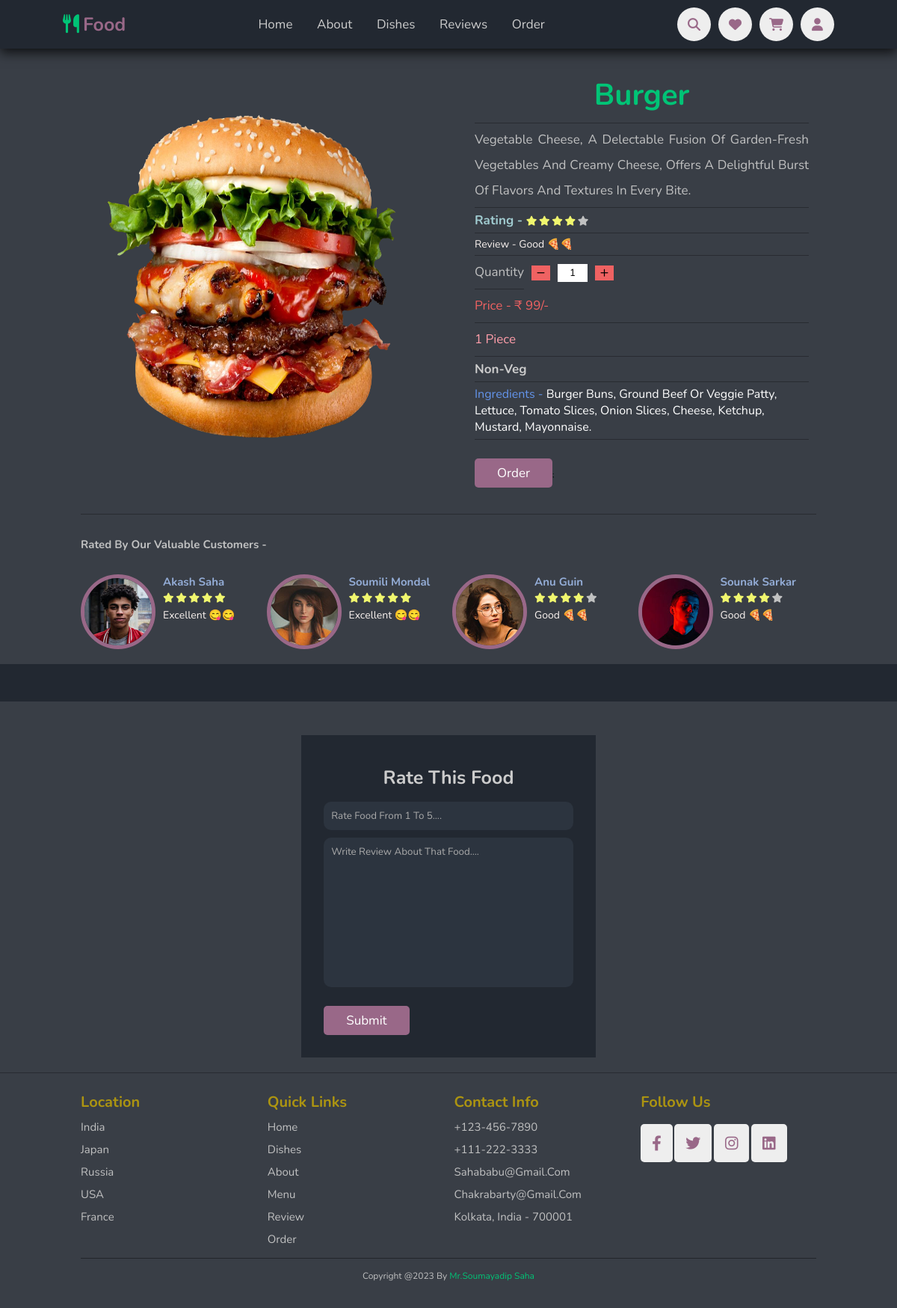
Page /Buy.php?id=7 on the committed database.
### tables this page shows
CREATE TABLE `dish` (
  `did` int(11) UNSIGNED NOT NULL,
  `dname` varchar(50) NOT NULL,
  `drating` int(5) NOT NULL,
  `dprice` double NOT NULL,
  `quantity` varchar(255) NOT NULL,
  `dcategory` int(11) UNSIGNED NOT NULL,
  `type` varchar(100) NOT NULL,
  `ingredients` varchar(255) NOT NULL,
  `is_featured` int(1) NOT NULL,
  `is_popular` int(1) NOT NULL,
  `dpicture` varchar(255) NOT NULL,
  `is_today` int(1) NOT NULL,
  `description` text NOT NULL
);

CREATE TABLE `rating` (
  `rid` int(10) UNSIGNED NOT NULL,
  `rnumber` int(10) NOT NULL,
  `cname` varchar(100) NOT NULL,
  `cdescription` text NOT NULL,
  `pname` varchar(100) NOT NULL,
  `picture` varchar(255) NOT NULL
);

### Buy.php (the view, shortened to what this page needs)
<?php
include './Partials/header.php';
if (isset($_GET['id'])) {
    $id     = $_GET['id'];
    $query  = "select * from dish where did='$id'";
    $result = mysqli_query($conn, $query);
    $dish   = mysqli_fetch_assoc($result);
}
?>
<?php
    $food_name     = $dish['dname'];
    $review_query  = "select * from rating where pname='$food_name' order by rnumber desc limit 8";
    $review_result = mysqli_query($conn, $review_query);
    $average_result = mysqli_query($conn, $review_query);
    $total_rows = mysqli_num_rows($average_result);
    $average    = 0;
    while ($review_rateing = mysqli_fetch_assoc($average_result)) {
        $average += $review_rateing['rnumber'];
    }
    if ($total_rows > 0)
        $average = $average / $total_rows;
    else
        $average = 0;
    $average = (int) $average;
?>
<section class="buy">
    <div class="box-container">
        <div class="image">
            <img src="./upload/<?= $dish['dpicture'] ?>" alt="">
        </div>
        <div class="details" style="display:grid;">
            <h1><?= $dish['dname'] ?></h1>
            <p><?= $dish['description'] ?></p>
            <?php if (mysqli_num_rows($review_result) > 0) { ?>
                    <?php if ($average == 4) { ?>
                        <div class="stars">
                            <span style="font-size: 1.7rem;color: #A1CCD1;font-weight:bold;">Rating - </span>
                            <i class="fas fa-star check"></i>
                            <i class="fas fa-star check"></i>
                            <i class="fas fa-star check"></i>
                            <i class="fas fa-star check"></i>
                            <i class="fas fa-star "></i>
                        </div>
                        <small>review - Good 🍕🍕</small>
                    <?php } ?>
            <?php } ?>
            <div class="quantity" style="display:flex; align-items:center; gap:1rem;">
                <p>quantity</p>
                <a class="minus" style="font-size:1.5rem; background:#EF6262;padding:0 .5rem;"> <i class="uil uil-minus"></i> </a>
                <input type="text" id="quan" value="1" name="quan" style="width: 40px;text-align: center;padding:.3rem .5rem;">
                <a style="font-size:1.5rem;background:#EF6262;padding:0 .5rem;" class="plus"> <i class="uil uil-plus"></i> </a>
            </div>
            <p style="color:#EF6262; fon-size:1.5rem">price - ₹ <span class="price"><?= $dish['dprice'] ?></span>/-</p>
            <p style="color:#FF9EAA; fon-size:1.4rem" ><span class="measure"><?= substr($dish['quantity'],0,1) ?></span> <?= substr($dish['quantity'], 2, strlen($dish['quantity'])) ?></p>
            <h3 style="font-size:1.7rem;color:#ccc; padding:.5rem 0; border-bottom:.1rem solid rgb(0, 0, 0, .3)"><?= $dish['type'] ?></h3>
            <small style="font-size:1.6rem;color:#fff; padding:.5rem 0; border-bottom:.1rem solid rgb(0, 0, 0, .3)"><span style="color:cornflowerblue">ingredients -</span> <?= $dish['ingredients'] ?></small>
            <div style="padding:.5rem 0;">
                <?php
                if (isset($_SESSION['user-id'])) { ?>
                    <a class="btn" id="open_order" style="width:fit-content;">Order</a>
                <?php } else { ?>
                    <a class="btn" onclick="alert('you must have to log in to place order')" style="width:fit-content;">Order</a>;
                <?php } ?>
            </div>
        </div>
    </div>
    <div class="review_product">
    <?php if (mysqli_num_rows($review_result) > 0) { ?>
        <h2>rated by our valuable customers - </h2>
        <div class="review_slide">
        <?php while ($review = mysqli_fetch_assoc($review_result)) { ?>
            <div class="user ">
                <img src="<?= ROOT_URL . 'upload/' . $review['picture'] ?>" alt=" ">
                <div class="user-info ">
                    <h3><?= $review['cname'] ?></h3>
                    <?php
                    $rating = $review['rnumber'];
                    ?>
                    <?php if ($rating == 4) { ?>
                        <div class="stars">
                            <i class="fas fa-star check"></i>
                            <i class="fas fa-star check"></i>
                            <i class="fas fa-star check"></i>
                            <i class="fas fa-star check"></i>
                            <i class="fas fa-star "></i>
                        </div>
                        <small>Good 🍕🍕</small>
                    <?php } ?>
                    <?php if ($rating == 5) { ?>
                        <div class="stars">
                            <i class="fas fa-star check"></i>
                            <i class="fas fa-star check"></i>
                            <i class="fas fa-star check"></i>
                            <i class="fas fa-star check"></i>
                            <i class="fas fa-star check"></i>
                        </div>
                        <small>Excellent 😋😋</small>
                    <?php } ?>
                </div>
            </div>
            <?php } ?>
        </div>
        <?php } ?>
    </div>
</section>
<section class="form_section">
        <div class="container form_container">
            <h2>Rate this Food</h2>
            <form action="./review-logic.php" method="post" enctype="multipart/form-data">
                    <input type="text"  name="rate" value=""  placeholder="rate food from 1 to 5....">
                    <textarea rows="10" name="review" cols="" placeholder="write review about that food...."></textarea>
                    <div class="submit">
                        <button type="submit" name="rate_submit" class="btn">submit</button>
                    </div>
            </form>
        </div>
</section>
<?php include './Partials/footer.php' ?>

### CSS/style.css (style rules this page uses)
:root { --green: #00c476; --black: #996888; --light-color: #cacacaef; --box-shadow: 0 .5rem 1.5rem rgba(0, 0, 0, .768); --outline: .1rem solid rgb(0, 0, 0, .3); --outline-hover: .3rem solid #27ae60; --color-red-light: hsl(346, 87%, 46%, 15%); --color-green: #00c476; --color-green-light: hsl(156, 100%, 38%, 15%); --color-gray-900: #1e1e66; --color-red: #da0f3f; --color-red-light: hsl(346, 87%, 46%, 15%); --color-green: #00c476; --color-green-light: hsl(156, 100%, 38%, 15%); }
* { font-family: 'Nunito', sans-serif; margin: 0; padding: 0; box-sizing: border-box; text-decoration: none; outline: none; border: none; text-transform: capitalize; transition: all .2s linear; list-style: none; }
body { background: #222831; }
html { font-size: 62.5%; overflow-x: hidden; scroll-padding-top: 5.5rem; scroll-behavior: smooth; }
section { padding: 2rem 9%; }
section:nth-child(odd) { background: #393e46; }
.btn { margin-top: 2rem; display: inline-block; font-size: 1.7rem; color: #fff; background: var(--black); border-radius: .5rem; cursor: pointer; padding: 0.8rem 3rem; }
.stars { padding: .5rem 0; border-bottom: var(--outline); }
.stars i { font-size: 1.3rem; color: var(--light-color); }
.stars .check { color: #f0f66e; }
.container { width: 74%; max-width: 1800px; margin: 0 auto; }
h2 { margin: 1rem 0; font-size: 2.5rem; }
.form_section { display: grid; place-items: center; margin-top: 5rem; }
.form_container { width: 40%; background: #222831; padding: 3rem; margin-top: 2.5rem; }
.form_container h2 { text-align: center; color: #ccc; }
.form_container form { display: grid; font-size: 1.5rem; }
.form_container form input, select, label, textarea { margin-top: .5rem; margin-bottom: .5rem; padding: 0.8rem 1.4rem; color: #ccc; }
input::placeholder, textarea::placeholder { color: #aaa; text-transform: capitalize; }
.form_container form input, select, textarea { background: #2c343f; border: none; text-transform: none; outline: none; margin-top: .5rem; margin-bottom: .5rem; resize: none; padding: 1rem; border-radius: 1rem; }
.buy { margin-top: 6rem; }
.buy .box-container { display: grid; grid-template-columns: 1fr 1fr; gap: 5rem; border-bottom: var(--outline); padding-bottom: 2rem; }
.buy .details { padding: 1rem; }
.buy .details h1 { text-align: center; color: var(--green); font-size: 4rem; font-weight: bold; border-bottom: var(--outline); padding: 1rem 0; }
.buy .details p { font-size: 1.7rem; color: var(--light-color); line-height: 2; text-align: justify; border-bottom: var(--outline); padding: .5rem 0; }
.buy .image { display: flex; justify-content: center; padding: 1rem; }
.buy img { display: block; max-width: 100%; max-height: 100%; }
.review_product { margin-top: 3rem; }
.review_product .review_slide { display: grid; grid-template-columns: repeat(4, 1fr); gap: 1rem; }
.review_product .stars { border: none; }
.review_product .user { display: flex; gap: 1rem; }
.review_product .review_slide .user img { display: block; height: 10rem; border-radius: 50%; border: .5rem solid var(--black); }
.review_product h2 { color: var(--light-color); font-size: 1.5rem; padding-bottom: 2rem; }
.review_product .user h3 { color: #94ADD7; font-size: 1.5rem; }
.review_product .user small { font-size: 1.4rem; color: #FAF3F0; padding-top: 1rem; }
.details small { font-size: 1.4rem; color: #FAF3F0; padding-top: 1rem; border-bottom: var(--outline); padding: 0.5rem 0; }

### rows in the picture
dish: dpicture (picture), dname "Burger", description "Vegetable Cheese, A Delectable Fusion Of Garden-Fresh Vegetables And Creamy Cheese, Offers A Delightful Burst Of Flavors And Textures In Every Bite.", dprice "99", quantity "1", quantity "Piece", type "Non-Veg", ingredients "Burger Buns, Ground Beef Or Veggie Patty, Lettuce, Tomato Slices, Onion Slices, Cheese, Ketchup, Mustard, Mayonnaise."
rating: picture (picture), cname "Akash Saha", rnumber 5 (drawn)
rating: picture (picture), cname "Soumili Mondal", rnumber 5 (drawn)
rating: picture (picture), cname "Anu Guin", rnumber 4 (drawn)
rating: picture (picture), cname "Sounak Sarkar", rnumber 4 (drawn)
